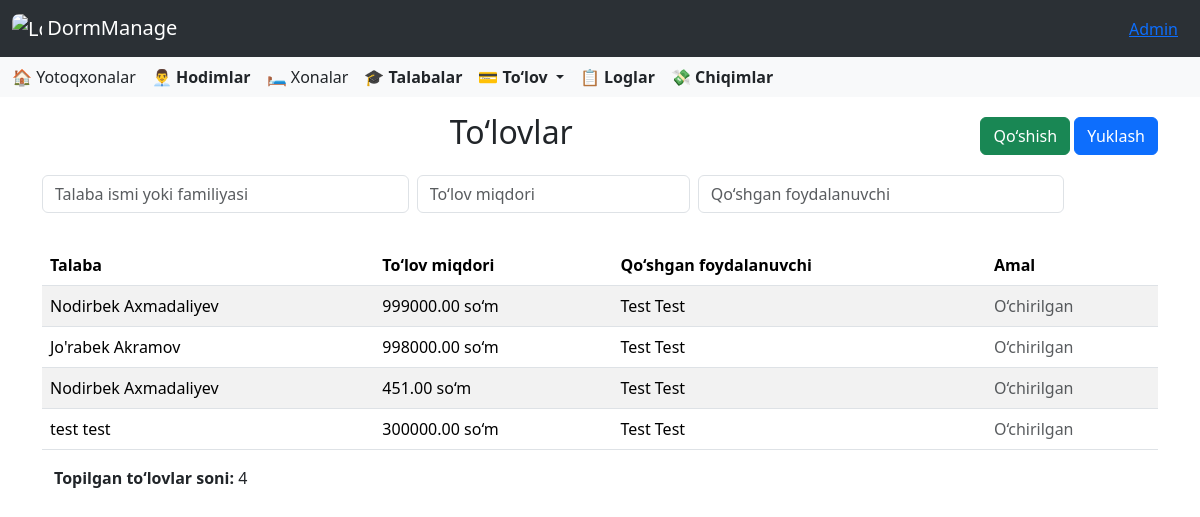
Page /payment/ (signed in) on the committed database.
### accounts/models.py (models this page shows, shortened)
class CustomUser(AbstractUser):
    ROLE_CHOICES = [
        ('director', 'Direktor'),
        ('employee', 'Xodim'),
    ]
    role = models.CharField(
        max_length=10,
        choices=ROLE_CHOICES,
        default='other',
        verbose_name='Lavozim'
    )
    work_start = models.TimeField(
        verbose_name='Ish boshlanish vaqti',
        null=True,
        blank=True
    )
    work_end = models.TimeField(
        verbose_name='Ish tugash vaqti',
        null=True,
        blank=True
    )
    phone_number = models.CharField(
        max_length=20,
        blank=True,
        verbose_name='Telefon raqami'
    )
    hire_date = models.CharField(
        max_length=10,
        null=True,
        blank=True,
        verbose_name='Ishga qabul qilingan sana'
    )
    photo = models.ImageField(
        upload_to=staff_photo_upload_path,
        blank=False,
        null=False,
        verbose_name='Hodim surati'
    )
    salary = models.PositiveIntegerField(
        verbose_name='Maosh',
        null=True,
        blank=True,
        help_text="Hodimning maoshi (so'mda)"
    )
    is_in_dormitory = models.BooleanField(default=False)

### payment/models.py (models this page shows, shortened)
class Payment(models.Model):
    student = models.ForeignKey(Student, on_delete=models.SET_NULL, null=True, blank=True, related_name='payments')
    student_name = models.CharField(max_length=255, null=True, blank=True)
    amount = models.DecimalField(max_digits=10, decimal_places=2)
    added_by = models.ForeignKey(CustomUser, on_delete=models.SET_NULL, null=True, blank=True)
    add_time = models.DateTimeField(auto_now_add=True)

### payment/views.py (the view, shortened to what this page needs)
# urls.py: path('', PaymentListView.as_view(), name='payments'),
class PaymentListView(ListView):
    model = Payment
    template_name = 'payment/home.html'
    context_object_name = 'object_list'
    paginate_by = 20
    def get_queryset(self):
        queryset = super().get_queryset()
        user = self.request.user
        if hasattr(user, 'employee'):
            queryset = queryset.filter(student__dormitory=user.employee.dormitory)
        elif hasattr(user, 'director'):
            dormitories = user.director.dormitories.all()
            queryset = queryset.filter(student__dormitory__in=dormitories)
        student_name = self.request.GET.get('student_name', '').strip()
        amount = self.request.GET.get('amount', '').strip()
        added_by = self.request.GET.get('added_by', '').strip()
        if student_name:
            queryset = queryset.filter(student_name__icontains=student_name)
        if amount:
            queryset = queryset.filter(amount__icontains=amount)  # matn sifatida
        if added_by:
            queryset = queryset.filter(
                Q(added_by__first_name__icontains=added_by) |
                Q(added_by__last_name__icontains=added_by)
            )
        return queryset.order_by('-add_time')
    def get_context_data(self, **kwargs):
        context = super().get_context_data(**kwargs)
        context['total_count'] = self.get_queryset().count()
        context['student_name'] = self.request.GET.get('student_name', '')
        context['amount'] = self.request.GET.get('amount', '')
        context['added_by'] = self.request.GET.get('added_by', '')
        user = self.request.user
        if hasattr(user, 'director'):
            dormitories = user.director.dormitories.all()
            context['students'] = Student.objects.filter(dormitory__in=dormitories)
        elif hasattr(user, 'employee'):
            context['students'] = Student.objects.filter(dormitory=user.employee.dormitory)
        else:
            context['students'] = Student.objects.none()
        return context
    def get(self, request, *args, **kwargs):
        if request.GET.get("export") == "excel":
            return self.export_to_excel()
        self.object_list = self.get_queryset()
        context = self.get_context_data()
        if request.headers.get("x-requested-with") == "XMLHttpRequest":
            html = render_to_string("payment/_payments_table.html", context, request=request)
            return HttpResponse(html)
        return self.render_to_response(context)

### templates/payment/home.html (shortened to what this page needs)
{% extends "base.html" %}
{% load static %}
{% block content %}
<div class="container mt-3">
    <div class="d-flex justify-content-between align-items-center mb-3">
        <h2 class="text-center flex-grow-1">To‘lovlar</h2>
        <div>
            <button class="btn btn-success" data-bs-toggle="modal" data-bs-target="#addPaymentModal">Qo‘shish</button>
            <button id="export-btn" class="btn btn-primary">Yuklash</button>
        </div>
    </div>
</div>
<div class="container mt-3">
    <form id="search-form" method="get">
  <div class="row g-2 mb-3">
    <div class="col-md-4">
      <input type="text" name="student_name" value="{{ student_name }}" class="form-control search-input"
             placeholder="Talaba ismi yoki familiyasi" />
    </div>
    <div class="col-md-3">
      <input type="text" name="amount" value="{{ amount }}" class="form-control search-input"
             placeholder="To‘lov miqdori" />
    </div>
    <div class="col-md-4">
      <input type="text" name="added_by" value="{{ added_by }}" class="form-control search-input"
             placeholder="Qo‘shgan foydalanuvchi" />
    </div>
  </div>
</form>
    <div id="payments-table">
        <div class="table-responsive">
            <table class="table table-striped">
                <div id="payments-table">
                    {% include "payment/_payments_table.html" %}
                </div>
            </table>
        </div>
    </div>
</div>
{% endblock %}

### templates/base.html (shortened to what this page needs)
<!DOCTYPE html>
<html lang="en">
<head>
    <link href="https://cdn.jsdelivr.net/npm/bootstrap@5.3.5/dist/css/bootstrap.min.css" rel="stylesheet">
    <link rel="stylesheet" href="https://cdnjs.cloudflare.com/ajax/libs/font-awesome/6.0.0/css/all.min.css">
    <link rel="stylesheet" href="https://cdn.jsdelivr.net/npm/bootstrap-icons@1.10.5/font/bootstrap-icons.css">
    <link href="https://cdn.jsdelivr.net/npm/select2@4.1.0-rc.0/dist/css/select2.min.css" rel="stylesheet" />
</head>
<body>
<nav class="navbar bg-body-tertiary" data-bs-theme="dark">
  <div class="container-fluid">
    <a class="navbar-brand" href="{% url 'dashboard' %}">
      <img src="/media/images/icon.png" alt="Logo" style="width:30px; height:30px; border-radius:7px" class="d-inline-block align-text-top">
      DormManage
    </a>
    <div class="ms-auto" style="margin: 0 10px;">
      <a href="#" class="text-primary text-decoration-underline" data-bs-toggle="modal" data-bs-target="#userInfoModal">
        {{ user.first_name }}
      </a>
    </div>
  </div>
</nav>
<nav class="navbar bg-body-tertiary">
  <div class="container-fluid">
    <div class="d-none d-lg-flex gap-3 align-items-center">
  {% if user.role == 'director' %}
  <a class="nav-link" href="{% url 'dormitories' %}">🏠 Yotoqxonalar</a>
  <a class="nav-link" href="{% url 'employees' %}"><strong>👨‍💼 Hodimlar</strong></a>
  {% endif %}
  <a class="nav-link" href="{% url 'rooms' %}">🛏️ Xonalar</a>
  <a class="nav-link" href="{% url 'students' %}"><strong>🎓 Talabalar</strong></a>
  <div class="nav-item dropdown">
    <a class="nav-link dropdown-toggle" href="#" role="button" data-bs-toggle="dropdown" aria-expanded="false">
      <strong>💳 To‘lov</strong>
    </a>
  </div>
  <a class="nav-link" href="{% url 'logs' %}"><strong>📋 Loglar</strong></a>
  <a class="nav-link" href="{% url 'expense_list' %}"><strong>💸 Chiqimlar</strong></a>
</div>
  </div>
</nav>
{% block content %}
{% endblock %}
</body>
</html>

### templates/payment/_payments_table.html
<div class="table-responsive">
    <table class="table table-striped">
        <thead>
            <tr>
                <th>Talaba</th>
                <th>To‘lov miqdori</th>
                <th>Qo‘shgan foydalanuvchi</th>
                <th>Amal</th>
            </tr>
        </thead>
        <tbody>
            {% for payment in object_list %}
            <tr>
                <td>{{ payment.student_name }}</td>
                <td>{{ payment.amount }} so‘m</td>
                <td>{{ payment.added_by.get_full_name }}</td>
                <td>
                    {% if payment.student %}
                        <a href="{% url 'student_detail' payment.student.id %}" class="btn btn-sm btn-info">Batafsil</a>
                    {% else %}
                        <span class="text-muted">O‘chirilgan</span>
                    {% endif %}
                </td>
            </tr>
            {% empty %}
            <tr>
                <td colspan="4" class="text-center">Hech qanday to‘lov topilmadi</td>
            </tr>
            {% endfor %}
        </tbody>
    </table>
    <div class="container mt-2 mb-2">
        <p><strong>Topilgan to‘lovlar soni:</strong> <span id="total-count">{{ total_count }}</span></p>
    </div>
</div>

### rows in the picture
CustomUser: first_name "Admin"
Payment: student_name "Nodirbek Axmadaliyev", amount "999000.00", added_by.get_full_name "Test Test", shows "O‘chirilgan"
Payment: student_name "Jo'rabek Akramov", amount "998000.00", added_by.get_full_name "Test Test", shows "O‘chirilgan"
Payment: student_name "Nodirbek Axmadaliyev", amount "451.00", added_by.get_full_name "Test Test", shows "O‘chirilgan"
Payment: student_name "test test", amount "300000.00", added_by.get_full_name "Test Test", shows "O‘chirilgan"

### other values in the picture
{{ total_count }} "4"
